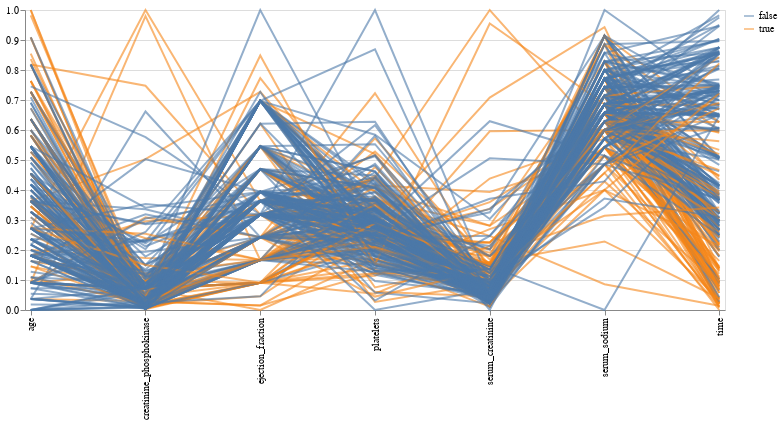

Notebook source saved alongside this figure:
### Code cell
aly.parcoord(heart_failure_data,color = 'DEATH_EVENT')

### Figure 1 — Vega specification as saved in the notebook (floating-point values rounded to 4 significant figures; data arrays with more than 128 entries replaced by an {"elided": "..."} marker saying what was removed)
{"$schema": "https://vega.github.io/schema/vega/v5.json", "data": [{"name": "param_4_store"}, {"name": "source_0", "values": {"elided": "2093 records"}}, {"name": "source_0_x_domain_key", "values": [{"key": "age"}, {"key": "creatinine_phosphokinase"}, {"key": "ejection_fraction"}, {"key": "platelets"}, {"key": "serum_creatinine"}, {"key": "serum_sodium"}, {"key": "time"}]}, {"name": "source_0_y_domain_value", "values": [{"min": 0.0, "max": 1.0}]}, {"name": "source_0_color_domain_DEATH_EVENT", "values": [{"DEATH_EVENT": true}, {"DEATH_EVENT": false}]}], "signals": [{"name": "unit", "value": {}, "on": [{"events": "pointermove", "update": "isTuple(group()) ? group() : unit"}]}, {"name": "param_4_DEATH_EVENT_legend", "value": null, "on": [{"events": [{"source": "view", "markname": "DEATH_EVENT_legend_symbols", "type": "click"}, {"source": "view", "markname": "DEATH_EVENT_legend_labels", "type": "click"}, {"source": "view", "markname": "DEATH_EVENT_legend_entries", "type": "click"}], "update": "isDefined(datum.value) ? datum.value : item().items[0].items[0].datum.value", "force": true}, {"events": [{"source": "view", "type": "click"}], "update": "!event.item || !datum ? null : param_4_DEATH_EVENT_legend", "force": true}]}, {"name": "param_4", "update": "vlSelectionResolve(\"param_4_store\", \"union\", true, true)"}, {"name": "param_4_tuple", "update": "param_4_DEATH_EVENT_legend !== null ? {fields: param_4_tuple_fields, values: [param_4_DEATH_EVENT_legend]} : null"}, {"name": "param_4_tuple_fields", "value": [{"type": "E", "field": "DEATH_EVENT"}]}, {"name": "param_4_toggle", "value": false, "on": [{"events": {"merge": [{"source": "view", "type": "click"}]}, "update": "event.shiftKey"}]}, {"name": "param_4_modify", "on": [{"events": {"signal": "param_4_tuple"}, "update": "modify(\"param_4_store\", param_4_toggle ? null : param_4_tuple, param_4_toggle ? null : true, param_4_toggle ? param_4_tuple : null)"}]}], "marks": [{"type": "group", "name": "pathgroup", "from": {"facet": {"data": "source_0", "name": "faceted_path_main", "groupby": ["DEATH_EVENT", "index"]}}, "encode": {"update": {"width": {"field": {"signal": null, "datum": null, "group": "width", "parent": null}}, "height": {"field": {"signal": null, "datum": null, "group": "height", "parent": null}}}}, "marks": [{"type": "line", "name": "marks", "from": {"data": "faceted_path_main"}, "sort": {"field": "x"}, "encode": {"update": {"defined": {"signal": "isValid(datum[\"value\"]) && isFinite(+datum[\"value\"])"}, "y": {"field": "value", "scale": "y"}, "stroke": {"field": "DEATH_EVENT", "scale": "color"}, "opacity": [{"value": 0.6, "test": "!length(data(\"param_4_store\")) || vlSelectionTest(\"param_4_store\", datum)"}, {"value": 0.05}], "x": {"field": "key", "scale": "x"}}}, "interactive": true, "style": ["line"]}]}], "scales": [{"name": "x", "type": "point", "domain": {"data": "source_0_x_domain_key", "field": "key", "sort": true}, "range": [0, {"signal": "width"}], "padding": 0.05}, {"name": "y", "type": "linear", "domain": [{"signal": "(data(\"source_0_y_domain_value\")[0] || {}).min"}, {"signal": "(data(\"source_0_y_domain_value\")[0] || {}).max"}], "range": [{"signal": "height"}, 0], "nice": true, "zero": true}, {"name": "color", "type": "ordinal", "domain": {"data": "source_0_color_domain_DEATH_EVENT", "field": "DEATH_EVENT", "sort": true}, "range": "category"}], "axes": [{"scale": "y", "labels": false, "aria": false, "grid": true, "maxExtent": 0, "orient": "left", "gridScale": "x", "zindex": 0, "domain": false, "minExtent": 0, "ticks": false, "tickCount": {"signal": "ceil(height/40)"}}, {"scale": "x", "orient": "bottom", "grid": false, "zindex": 0, "labelAlign": "right", "labelBaseline": "middle", "labelAngle": 270}, {"scale": "y", "grid": false, "labelOverlap": true, "orient": "left", "zindex": 0, "tickCount": {"signal": "ceil(height/40)"}}], "style": "cell", "background": "white", "height": 300, "legends": [{"stroke": "color", "symbolType": "stroke", "encode": {"labels": {"name": "DEATH_EVENT_legend_labels", "interactive": true, "update": {"opacity": [{"test": "(!length(data(\"param_4_store\")) || (param_4[\"DEATH_EVENT\"] && indexof(param_4[\"DEATH_EVENT\"], datum.value) >= 0))", "value": 1}, {"value": 0.35}]}}, "symbols": {"name": "DEATH_EVENT_legend_symbols", "interactive": true, "update": {"opacity": [{"test": "(!length(data(\"param_4_store\")) || (param_4[\"DEATH_EVENT\"] && indexof(param_4[\"DEATH_EVENT\"], datum.value) >= 0))", "value": 0.6}, {"value": 0.35}]}}, "entries": {"name": "DEATH_EVENT_legend_entries", "interactive": true, "update": {"fill": {"value": "transparent"}}}}}], "width": 700, "padding": 5}
